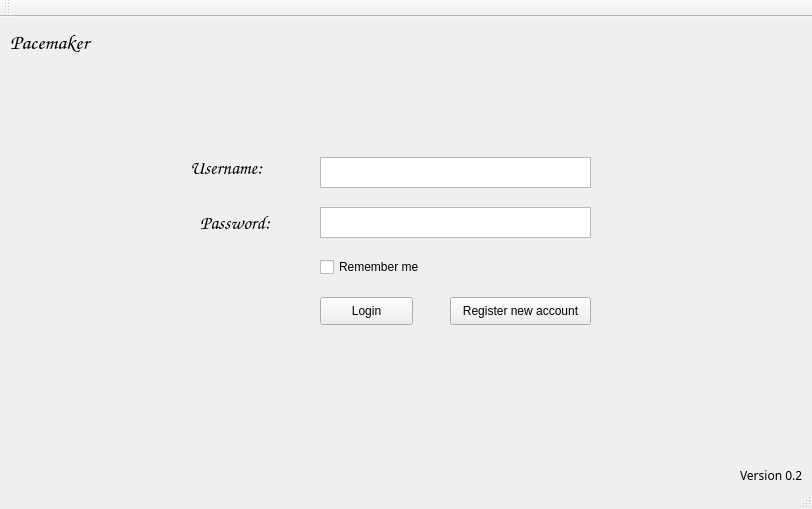
<?xml version="1.0" encoding="UTF-8"?>
<ui version="4.0">
 <class>MainWindow</class>
 <widget class="QMainWindow" name="MainWindow">
  <property name="geometry">
   <rect>
    <x>0</x>
    <y>0</y>
    <width>812</width>
    <height>509</height>
   </rect>
  </property>
  <property name="windowTitle">
   <string>MainWindow</string>
  </property>
  <widget class="QWidget" name="centralWidget">
   <widget class="QLabel" name="label">
    <property name="geometry">
     <rect>
      <x>10</x>
      <y>10</y>
      <width>141</width>
      <height>31</height>
     </rect>
    </property>
    <property name="font">
     <font>
      <family>Comic Sans MS</family>
      <pointsize>16</pointsize>
      <weight>50</weight>
      <bold>false</bold>
     </font>
    </property>
    <property name="text">
     <string>Pacemaker</string>
    </property>
   </widget>
   <widget class="QLabel" name="label_2">
    <property name="geometry">
     <rect>
      <x>190</x>
      <y>140</y>
      <width>121</width>
      <height>21</height>
     </rect>
    </property>
    <property name="font">
     <font>
      <family>Comic Sans MS</family>
      <pointsize>14</pointsize>
     </font>
    </property>
    <property name="text">
     <string>Username: </string>
    </property>
   </widget>
   <widget class="QLabel" name="label_3">
    <property name="geometry">
     <rect>
      <x>200</x>
      <y>190</y>
      <width>111</width>
      <height>31</height>
     </rect>
    </property>
    <property name="font">
     <font>
      <family>Comic Sans MS</family>
      <pointsize>14</pointsize>
     </font>
    </property>
    <property name="text">
     <string>Password:</string>
    </property>
   </widget>
   <widget class="QTextEdit" name="textEdit">
    <property name="geometry">
     <rect>
      <x>320</x>
      <y>140</y>
      <width>271</width>
      <height>31</height>
     </rect>
    </property>
   </widget>
   <widget class="QTextEdit" name="textEdit_2">
    <property name="geometry">
     <rect>
      <x>320</x>
      <y>190</y>
      <width>271</width>
      <height>31</height>
     </rect>
    </property>
   </widget>
   <widget class="QLabel" name="label_4">
    <property name="geometry">
     <rect>
      <x>740</x>
      <y>480</y>
      <width>55</width>
      <height>16</height>
     </rect>
    </property>
    <property name="text">
     <string>TextLabel</string>
    </property>
   </widget>
   <widget class="QLabel" name="label_5">
    <property name="geometry">
     <rect>
      <x>740</x>
      <y>450</y>
      <width>71</width>
      <height>16</height>
     </rect>
    </property>
    <property name="font">
     <font>
      <family>Papyrus</family>
     </font>
    </property>
    <property name="text">
     <string>Version 0.2</string>
    </property>
   </widget>
   <widget class="QPushButton" name="pushButton">
    <property name="geometry">
     <rect>
      <x>320</x>
      <y>280</y>
      <width>93</width>
      <height>28</height>
     </rect>
    </property>
    <property name="text">
     <string>Login</string>
    </property>
   </widget>
   <widget class="QCheckBox" name="checkBox">
    <property name="geometry">
     <rect>
      <x>320</x>
      <y>240</y>
      <width>121</width>
      <height>20</height>
     </rect>
    </property>
    <property name="text">
     <string>Remember me</string>
    </property>
   </widget>
   <widget class="QPushButton" name="pushButton_2">
    <property name="geometry">
     <rect>
      <x>450</x>
      <y>280</y>
      <width>141</width>
      <height>28</height>
     </rect>
    </property>
    <property name="text">
     <string>Register new account</string>
    </property>
   </widget>
  </widget>
  <widget class="QToolBar" name="mainToolBar">
   <attribute name="toolBarArea">
    <enum>TopToolBarArea</enum>
   </attribute>
   <attribute name="toolBarBreak">
    <bool>false</bool>
   </attribute>
  </widget>
  <widget class="QStatusBar" name="statusBar"/>
 </widget>
 <layoutdefault spacing="6" margin="11"/>
 <resources/>
 <connections/>
</ui>
